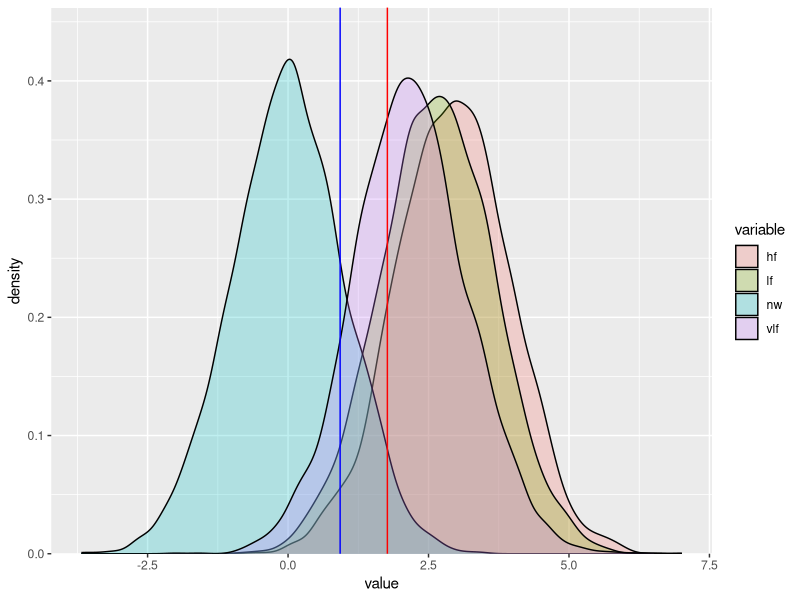

This figure's R source:
## ---- chunk 1
library("tidyverse")
library("reshape2")
# Samplers project - SDT example
parEst <- c(C.w = 0.9269677, C.nw = 1.7675702, HF.d = 2.9327993, LF.d = 2.6904818, VLF.d = 2.1823751)
# estimate curve for non-words
nwD <- round(rnorm(n = 5000, mean = 0,sd = 1), 2)
# estimate curve for high frequency words
hfwD <- round(rnorm(n = 5000, mean = parEst[3], sd = 1), 2)
# estimate curve for low frequency words
lfwD <- round(rnorm(n = 5000, mean = parEst[4], sd = 1), 2)
# estimate curve for very low frequency words
vlfwD <- round(rnorm(n = 5000, mean = parEst[5], sd = 1), 2)
# combine into data frame
dfff <- bind_cols(hf = hfwD, lf = lfwD, nw = nwD, vlf = vlfwD)
dfff <- melt(dfff)
## ---- chunk 2
# plot distributions with non-word criterion (red line) and word criterion (blue line)
ggplot(dfff,aes(x=value, fill=variable)) + 
  geom_density(alpha=0.25) + 
  geom_vline(xintercept = parEst[1], colour = 'blue') + 
  geom_vline(xintercept = parEst[2], colour = 'red') + 
  scale_y_continuous(limits = c(0, 0.42), expand = expand_scale(mult = c(0, .1)))
